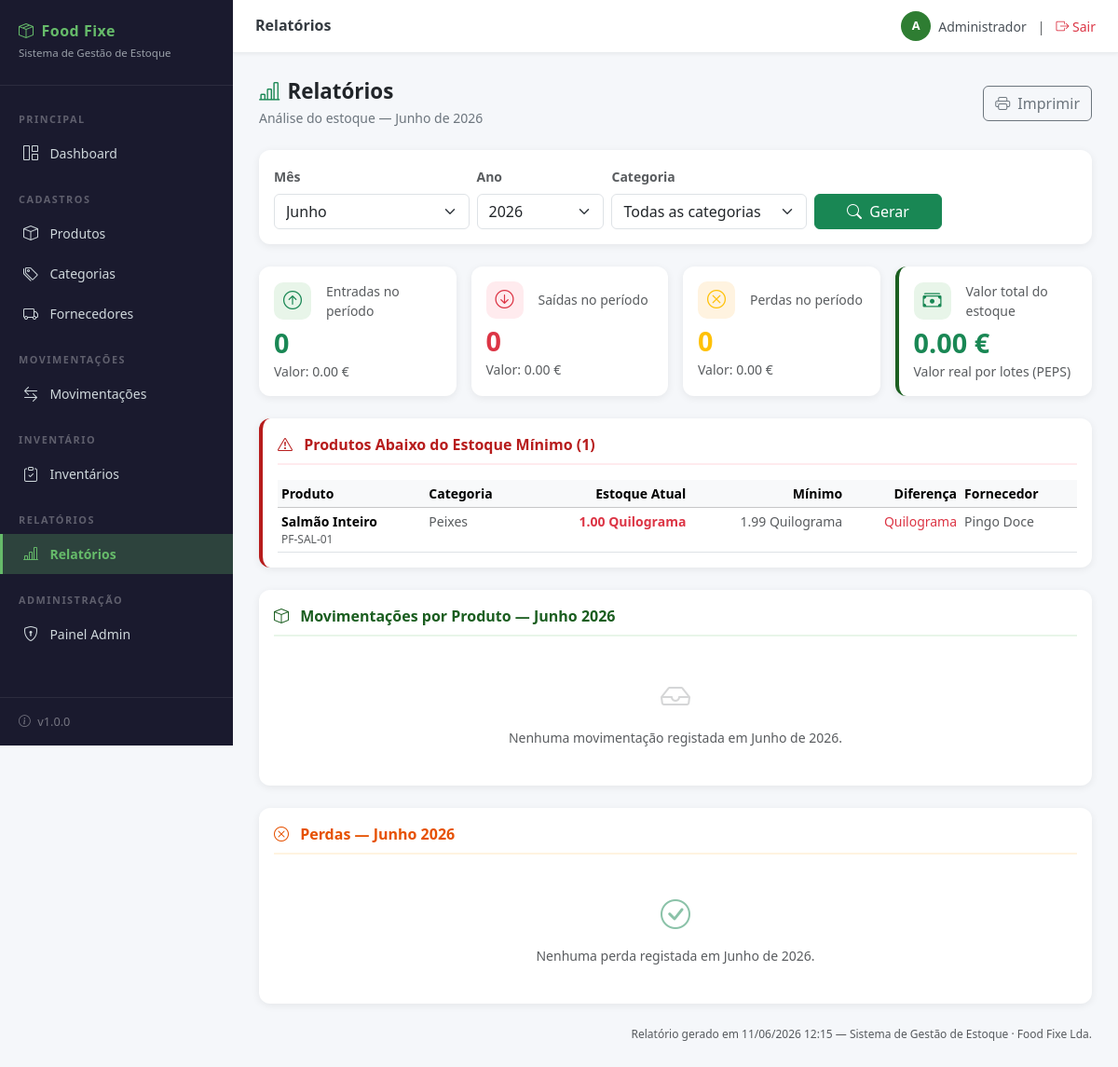
Page /relatorios/ (signed in) on the earlier database version.
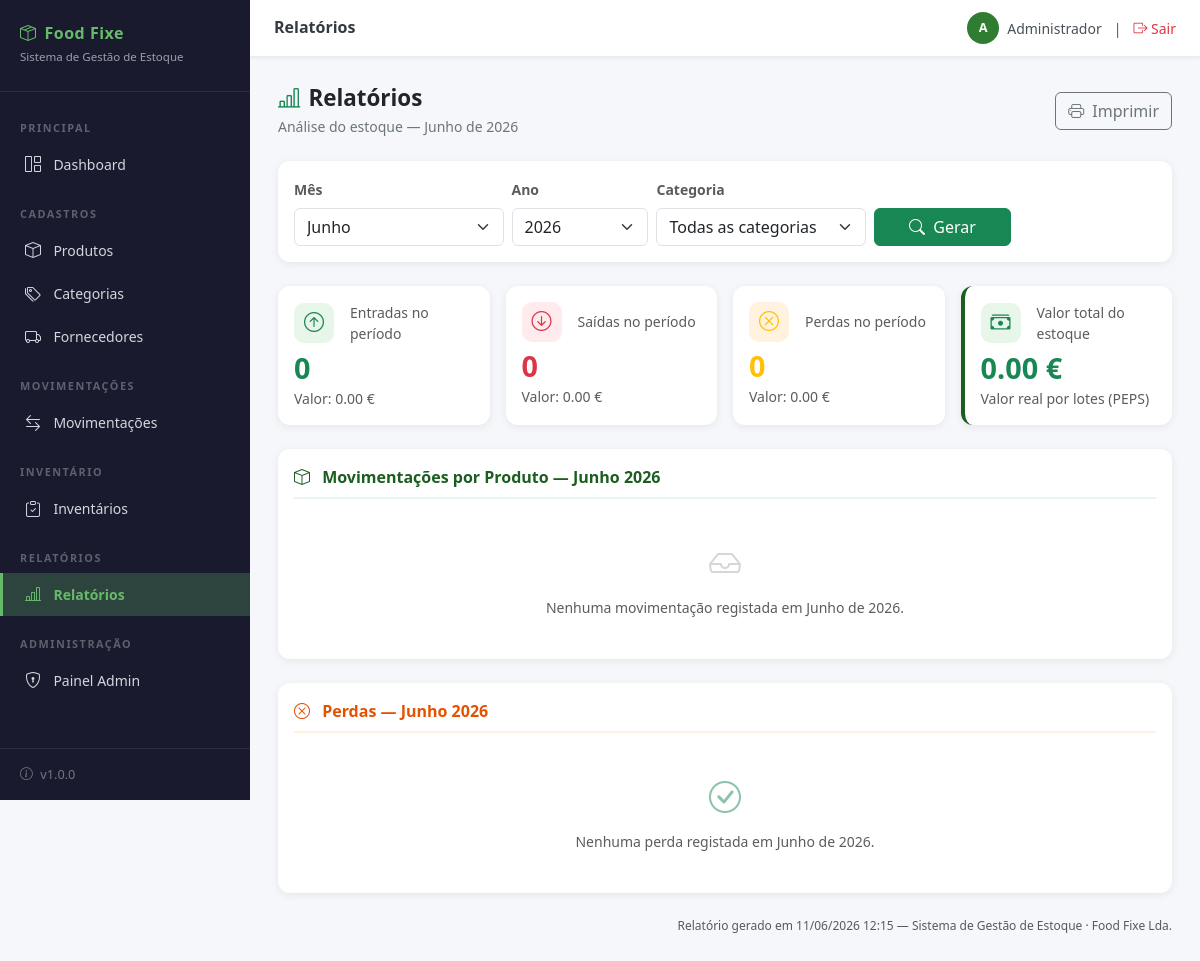
Same page on the later database version.
### estoque/models.py (models this page shows, shortened)
class Produto(models.Model):
    class Unidade(models.TextChoices):
        UNIDADE  = 'UN',  'Unidade'
        KILO     = 'KG',  'Quilograma'
        LITRO    = 'LT',  'Litro'
        CAIXA    = 'CX',  'Caixa'
        PACOTE   = 'PC',  'Pacote'
    codigo          = models.CharField('Código', max_length=30, unique=True)
    produto         = models.CharField('Nome do produto', max_length=150)
    categoria       = models.ForeignKey(Categoria, on_delete=models.PROTECT,
                                        verbose_name='Categoria',
                                        related_name='produtos')
    fornecedor      = models.ForeignKey(Fornecedor, on_delete=models.SET_NULL,
                                    verbose_name='Fornecedor',
                                    related_name='produtos',
                                    null=True, blank=True)
    unidade         = models.CharField('Unidade de medida', max_length=5,
                                       choices=Unidade.choices,
                                       default=Unidade.UNIDADE)
    estoque_atual   = models.DecimalField('Estoque atual', max_digits=10,
                                          decimal_places=2, default=Decimal('0.00'))
    estoque_minimo  = models.DecimalField('Estoque mínimo', max_digits=10,
                                          decimal_places=2, default=Decimal('0.00'))
    custo_medio     = models.DecimalField('Custo médio', max_digits=10,
                                          decimal_places=2, default=Decimal('0.00'),
                                          null=True, blank=True)
    ativo           = models.BooleanField('Ativo', default=True)
    create_at       = models.DateTimeField('Criado em', auto_now_add=True)
    update_at       = models.DateTimeField('Atualizado em', auto_now=True)
    class Meta:
        verbose_name        = 'Produto'
        verbose_name_plural = 'Produtos'
        ordering            = ['produto']
    @property
    def abaixo_do_minimo(self):
        return self.estoque_atual <= self.estoque_minimo

class Categoria(models.Model):
    categoria = models.CharField('Categoria', max_length=100, unique=True)
    ativo     = models.BooleanField('Ativa', default=True)
    class Meta:
        verbose_name        = 'Categoria'
        verbose_name_plural = 'Categorias'
        ordering            = ['categoria']
    def __str__(self):
        return self.categoria

class Fornecedor(models.Model):
    fornecedor              = models.CharField('Nome', max_length=150)
    telefone                = models.CharField('Telefone', max_length=30, blank=True)
    email                   = models.EmailField('E-mail', max_length=100, blank=True)
    endereco                = models.CharField('Endereço', max_length=255, blank=True)
    status                  = models.BooleanField('Ativo', default=True)
    fornecedor_qualificado  = models.BooleanField('Fornecedor qualificado', default=False)
    create_at               = models.DateTimeField('Criado em', auto_now_add=True)
    update_at               = models.DateTimeField('Atualizado em', auto_now=True)
    class Meta:
        verbose_name        = 'Fornecedor'
        verbose_name_plural = 'Fornecedores'
        ordering            = ['fornecedor']
    def __str__(self):
        return self.fornecedor

### estoque/views.py (the view)
# urls.py: path('relatorios/',                    views.relatorios,          name='relatorios'),
@login_required(login_url='login')
def relatorios(request):
    hoje      = timezone.now()
    mes       = int(request.GET.get('mes', hoje.month))
    ano       = int(request.GET.get('ano', hoje.year))
    categoria_id = request.GET.get('categoria', '')
    movs = Movimentacao.objects.filter(
    data_movimentacao__month=mes,
    data_movimentacao__year=ano,
    rectificada=False,
).exclude(
    observacao__startswith='ESTORNO AUTOMÁTICO'
).exclude(
    observacao__startswith='Acerto de inventário'
).select_related('produto', 'produto__categoria', 'fornecedor', 'utilizador')
    if categoria_id:
        movs = movs.filter(produto__categoria__pk=categoria_id)
    resumo = movs.aggregate(
    total_entradas = Count('pk', filter=Q(tipo_movimentacao='ENTRADA')),
    total_saidas   = Count('pk', filter=Q(tipo_movimentacao='SAIDA')),
    total_perdas   = Count('pk', filter=Q(tipo_movimentacao='PERDA')),
    valor_entradas = Sum('valor_total', filter=Q(tipo_movimentacao='ENTRADA')),
    valor_saidas   = Sum('valor_total', filter=Q(tipo_movimentacao='SAIDA')),
    valor_perdas   = Sum('valor_total', filter=Q(tipo_movimentacao='PERDA')),
    )
    valor_peps_por_produto = {}
    lotes_activos = LoteEstoque.objects.filter(
        esgotado=False,
        produto__ativo=True,
    ).values('produto__pk').annotate(
        valor_peps=DjSum(
            ExpressionWrapper(
                F('quantidade_restante') * F('valor_unitario'),
                output_field=DecimalField()
            )
        )
    )
    for item in lotes_activos:
        valor_peps_por_produto[item['produto__pk']] = item['valor_peps']
    produtos_mov = (
    movs.values(
        'produto__pk',
        'produto__produto',
        'produto__codigo',
        'produto__categoria__categoria',
        'produto__unidade',
        'produto__estoque_atual',
        'produto__estoque_minimo',
        'produto__custo_medio',
    )
    .annotate(
        qtd_entradas = DjSum('quantidade', filter=Q(tipo_movimentacao='ENTRADA')),
        qtd_saidas   = DjSum('quantidade', filter=Q(tipo_movimentacao='SAIDA')),
        qtd_perdas   = DjSum('quantidade', filter=Q(tipo_movimentacao='PERDA')),
        val_total    = DjSum('valor_total'),
        n_movs       = Count('pk'),
    )
    .order_by('produto__produto')
    )
    produtos_qs = Produto.objects.filter(ativo=True).select_related('categoria', 'fornecedor')
    if categoria_id:
        produtos_qs = produtos_qs.filter(categoria__pk=categoria_id)
    produtos_alerta = [p for p in produtos_qs if p.abaixo_do_minimo]
    perdas = movs.filter(tipo_movimentacao='PERDA').order_by('-data_movimentacao')
    valor_estoque = LoteEstoque.objects.filter(
        esgotado=False,
    ).aggregate(
        total=DjSum(
            ExpressionWrapper(
                F('quantidade_restante') * F('valor_unitario'),
                output_field=DecimalField()
            )
        )
    )['total'] or Decimal('0.00')
    categorias = Categoria.objects.filter(ativo=True).order_by('categoria')
    anos_qs    = Movimentacao.objects.dates('data_movimentacao', 'year', order='DESC')
    anos       = [d.year for d in anos_qs] or [hoje.year]
    meses = [
        (1,'Janeiro'),(2,'Fevereiro'),(3,'Março'),(4,'Abril'),
        (5,'Maio'),(6,'Junho'),(7,'Julho'),(8,'Agosto'),
        (9,'Setembro'),(10,'Outubro'),(11,'Novembro'),(12,'Dezembro'),
    ]
    nome_mes = dict(meses).get(mes, '')
    return render(request, 'estoque/relatorios.html', {
        'mes':                    mes,
        'ano':                    ano,
        'nome_mes':               nome_mes,
        'categoria_id':           categoria_id,
        'resumo':                 resumo,
        'produtos_mov':           produtos_mov,
        'produtos_alerta':        produtos_alerta,
        'perdas':                 perdas,
        'valor_estoque':          valor_estoque,
        'valor_peps_por_produto': valor_peps_por_produto,
        'categorias':             categorias,
        'anos':                   anos,
        'meses':                  meses,
    })

### estoque/templates/estoque/relatorios.html (shortened to what the changed rows need)
{% extends 'estoque/base.html' %}
{% load estoque_extras %}    ← adiciona esta linha
{% block content %}
<div class="page-header d-flex justify-content-between align-items-center">
    <div>
        <h1><i class="bi bi-bar-chart-line me-2 text-success"></i>Relatórios</h1>
    </div>
</div>
{% if produtos_alerta %}
<div class="card card-relatorio mb-4"
     style="border-left: 4px solid #b71c1c !important;">
    <div class="card-body">
        <div class="secao-titulo" style="color:#b71c1c; border-color:#ffebee;">
            <i class="bi bi-exclamation-triangle me-2"></i>
            Produtos Abaixo do Estoque Mínimo ({{ produtos_alerta|length }})
        </div>
        <div class="table-responsive">
            <table class="table table-sm mb-0 small">
                <thead class="table-light">
                    <tr>
                        <th>Produto</th>
                        <th>Categoria</th>
                        <th class="text-end">Estoque Atual</th>
                        <th class="text-end">Mínimo</th>
                        <th class="text-end">Diferença</th>
                        <th>Fornecedor</th>
                    </tr>
                </thead>
                <tbody>
                    {% for p in produtos_alerta %}
                    <tr>
                        <td>
                            <div class="fw-semibold">{{ p.produto }}</div>
                            <div class="text-muted" style="font-size:0.75rem;">
                                {{ p.codigo }}
                            </div>
                        </td>
                        <td class="text-muted">{{ p.categoria }}</td>
                        <td class="text-end text-danger fw-bold">
                            {{ p.estoque_atual }} {{ p.get_unidade_display }}
                        </td>
                        <td class="text-end text-muted">
                            {{ p.estoque_minimo }} {{ p.get_unidade_display }}
                        </td>
                        <td class="text-end text-danger">
                            {{ p.get_unidade_display }}
                        </td>
                        <td class="text-muted">{{ p.fornecedor }}</td>
                    </tr>
                    {% endfor %}
                </tbody>
            </table>
        </div>
    </div>
</div>
{% endif %}
{% endblock %}

Differences in the rows shown:
no longer on this page (row edited): Produto: produto "Salmão Inteiro", codigo "PF-SAL-01", categoria "Peixes", estoque_atual "1.00", unidade "Quilograma", estoque_minimo "1.99", fornecedor "Pingo Doce"
Other differences:
{{ produtos_alerta|length }}: "1" → (not shown)
text no longer shown: "Produtos Abaixo do Estoque Mínimo ( ) Produto Categoria Estoque Atual Mínimo Diferença Fornecedor"
